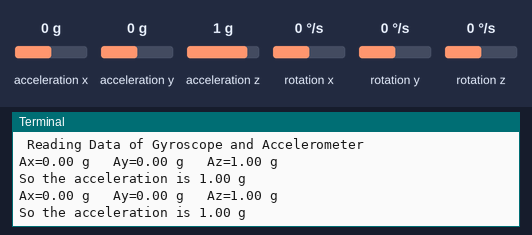
Bench run of a program on a simulated Raspberry Pi (BCM pin numbers). On the bench: the last lines printed to the terminal. The inputs (shaded band) are chosen by the test bench; at power-on: acceleration x 0 g, acceleration y 0 g, acceleration z 1 g, rotation x 0 °/s, rotation y 0 °/s, rotation z 0 °/s.

Above: at 1.2 s.
1.3 s: acceleration x set to -1.4 g
At 2.6 s:
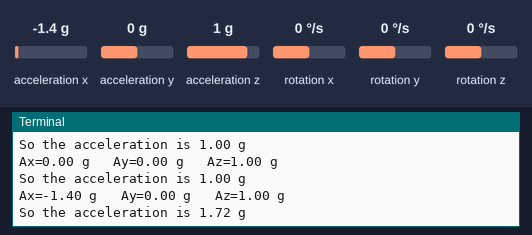
2.8 s: acceleration y set to -1.4 g
At 3.8 s:
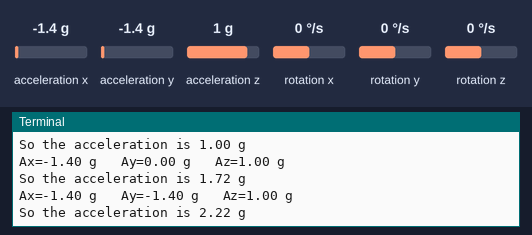
4.3 s: acceleration z set to -1.4 g
At 5.9 s:
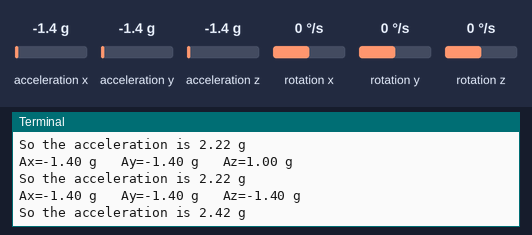
Timing chart, 0 to 7.4 s (numbered marks = the images above; inputs shaded):
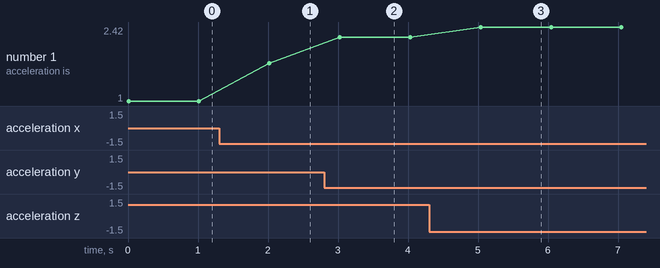

Measured:
- after the input at 1.3 s, the terminal: prints a new line after 0.72 s (image 1)
- after the input at 2.8 s, the terminal: prints a new line after 0.23 s (image 2)
- after the input at 4.3 s, the terminal: prints a new line after 0.74 s (image 3)
- plotted number 1: 1 → 1.72 after the input at 1.3 s, 1.72 → 2.22 after the input at 2.8 s, 2.22 → 2.42 after the input at 4.3 s

The program:

accelerometer.py
```python
'''
        Read Gyro and Accelerometer by Interfacing Raspberry Pi with MPU6050 using Python
	http://www.electronicwings.com
'''
import smbus			#import SMBus module of I2C
from time import sleep          #import

#some MPU6050 Registers and their Address
PWR_MGMT_1   = 0x6B
SMPLRT_DIV   = 0x19
CONFIG       = 0x1A
GYRO_CONFIG  = 0x1B
INT_ENABLE   = 0x38
ACCEL_XOUT_H = 0x3B
ACCEL_YOUT_H = 0x3D
ACCEL_ZOUT_H = 0x3F
GYRO_XOUT_H  = 0x43
GYRO_YOUT_H  = 0x45
GYRO_ZOUT_H  = 0x47


def MPU_Init():
	#write to sample rate register
	bus.write_byte_data(Device_Address, SMPLRT_DIV, 7)

	#Write to power management register
	bus.write_byte_data(Device_Address, PWR_MGMT_1, 1)

	#Write to Configuration register
	bus.write_byte_data(Device_Address, CONFIG, 0)

	#Write to Gyro configuration register
	bus.write_byte_data(Device_Address, GYRO_CONFIG, 24)

	#Write to interrupt enable register
	bus.write_byte_data(Device_Address, INT_ENABLE, 1)

def read_raw_data(addr):
	#Accelero and Gyro value are 16-bit
        high = bus.read_byte_data(Device_Address, addr)
        low = bus.read_byte_data(Device_Address, addr+1)

        #concatenate higher and lower value
        value = ((high << 8) | low)

        #to get signed value from mpu6050
        if(value > 32768):
                value = value - 65536
        return value
def get_acc(Ax, Ay, Az):
    return (Ax**2 + Ay**2 + Az**2)**(1/2)


bus = smbus.SMBus(1) 	# or bus = smbus.SMBus(0) for older version boards
Device_Address = 0x68   # MPU6050 device address

MPU_Init()

print (" Reading Data of Gyroscope and Accelerometer")

while True:

	#Read Accelerometer raw value
	acc_x = read_raw_data(ACCEL_XOUT_H)
	acc_y = read_raw_data(ACCEL_YOUT_H)
	acc_z = read_raw_data(ACCEL_ZOUT_H)

	#Read Gyroscope raw value
	gyro_x = read_raw_data(GYRO_XOUT_H)
	gyro_y = read_raw_data(GYRO_YOUT_H)
	gyro_z = read_raw_data(GYRO_ZOUT_H)

	#Full scale range +/- 250 degree/C as per sensitivity scale factor
	Ax = acc_x/16384.0
	Ay = acc_y/16384.0
	Az = acc_z/16384.0

	Gx = gyro_x/131.0
	Gy = gyro_y/131.0
	Gz = gyro_z/131.0

	tot_acc = get_acc(Ax, Ay, Az)

	#print ("Gx=%.2f" %Gx, u'\u00b0'+ "/s", "\tGy=%.2f" %Gy, u'\u00b0'+ "/s", "\tGz=%.2f" %Gz, u'\u00b0'+ "/s")
	print ("Ax=%.2f g" %Ax, "\tAy=%.2f g" %Ay, "\tAz=%.2f g" %Az)
	print ("So the acceleration is %.2f g" %tot_acc)
	sleep(1)
```
